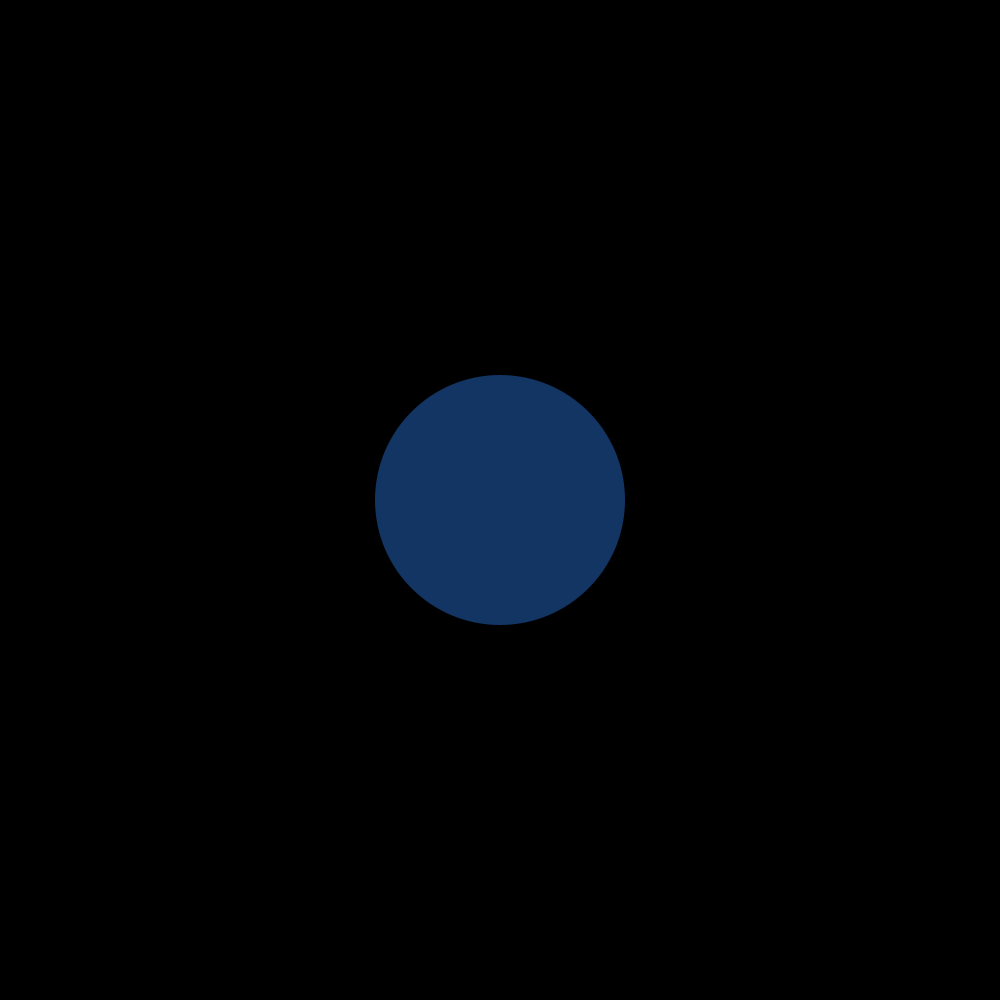
Frame 1 (no input)
Frame 60 (the mouse pressed at the canvas centre just before this capture): identical to frame 1, image omitted
Frame 120 (the mouse held since frame 60 and released just before this capture): identical to frame 1, image omitted

The Processing sketch that drew this single still picture (run headless with seeded random() and noise(); from frame 60 on, the mouse is pressed at the canvas centre):

// Processing sketch: Assignment_3_Arrays
// ── Assignment_3_Arrays.pde
  //Declaration -> Inicialization  
  int numCircles = 2;
  
  int size1 = 250; 
  color col1 = #123564; 
  PVector circ1 = new PVector(500, 500); 
                //Allocation
  int[] sizes = new  int [numCircles];
  
  

void setup() {
  size(1000, 1000);
  noStroke(); 
  println("This art piece is inspired by 'Visual Echo Experiment, 211' by Chul-Hyun Ahn");
  //https://www.artsy.net/artwork/chul-hyun-ahn-visual-echo-experiment"
}

void draw() {
  background(0);
 
  fill(col1);
  circle(circ1.x, circ1.y, size1); 
  
}
